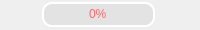
                <widget class="QFrame" name="Pause_QF">
                 <property name="minimumSize">
                  <size>
                   <width>0</width>
                   <height>30</height>
                  </size>
                 </property>
                 <property name="maximumSize">
                  <size>
                   <width>16777215</width>
                   <height>30</height>
                  </size>
                 </property>
                 <!-- <property name="frameShape">
                  <enum>QFrame::StyledPanel</enum>
                 </property> -->
                 <property name="frameShadow">
                  <enum>QFrame::Raised</enum>
                 </property>
                 <layout class="QHBoxLayout" name="horizontalLayout_4">
                  <property name="spacing">
                   <number>10</number>
                  </property>
                  <property name="leftMargin">
                   <number>0</number>
                  </property>
                  <property name="topMargin">
                   <number>0</number>
                  </property>
                  <property name="rightMargin">
                   <number>3</number>
                  </property>
                  <property name="bottomMargin">
                   <number>0</number>
                  </property>
                  <item>
                   <widget class="QPushButton" name="run_button">
                    <property name="minimumSize">
                     <size>
                      <width>0</width>
                      <height>30</height>
                     </size>
                    </property>
                    <property name="maximumSize">
                     <size>
                      <width>16777215</width>
                      <height>30</height>
                     </size>
                    </property>
                    <property name="cursor">
                     <cursorShape>PointingHandCursor</cursorShape>
                    </property>
                    <property name="mouseTracking">
                     <bool>true</bool>
                    </property>
                    <property name="styleSheet">
                     <string notr="true">QPushButton{
background-repeat: no-repeat;
background-position: center;
border: none;
}
QPushButton:hover{

}</string>
                    </property>
                    <property name="text">
                     <string/>
                    </property>
                    <property name="icon">
                     <iconset>
                      <normaloff>:/all/img/begin.png</normaloff>
                      <normalon>:/all/img/pause.png</normalon>:/all/img/begin.png</iconset>
                    </property>
                    <property name="iconSize">
                     <size>
                      <width>30</width>
                      <height>30</height>
                     </size>
                    </property>
                    <property name="checkable">
                     <bool>true</bool>
                    </property>
                    <property name="checked">
                     <bool>false</bool>
                    </property>
                   </widget>
                  </item>
                  <item>
                   <widget class="QProgressBar" name="progress_bar">
                    <property name="minimumSize">
                     <size>
                      <width>0</width>
                      <height>25</height>
                     </size>
                    </property>
                    <property name="maximumSize">
                     <size>
                      <width>16777215</width>
                      <height>25</height>
                     </size>
                    </property>
                    <property name="styleSheet">
                     <string notr="true">QProgressBar{ 
font: 600 10pt &quot;Segoe UI&quot;;
color: rgb(255, 105, 111 ); 
text-align:center; 
border:2px solid rgb(255, 255, 255);
border-radius: 10px; 
background-color: rgba(215,215,215, 0.5);
} 

QProgressBar:chunk{ 
border-radius:10px; 
background: rgb(149, 225, 211);
border-radius: 10px;
}</string>
                    </property>
                    <property name="maximum">
                     <number>1000</number>
                    </property>
                    <property name="value">
                     <number>0</number>
                    </property>
                   </widget>
                  </item>
                  <item>
                   <widget class="QPushButton" name="stop_button">
                    <property name="minimumSize">
                     <size>
                      <width>0</width>
                      <height>30</height>
                     </size>
                    </property>
                    <property name="maximumSize">
                     <size>
                      <width>16777215</width>
                      <height>30</height>
                     </size>
                    </property>
                    <property name="cursor">
                     <cursorShape>PointingHandCursor</cursorShape>
                    </property>
                    <property name="styleSheet">
                     <string notr="true">QPushButton{
background-image: url(:/all/img/stop.png);
background-repeat: no-repeat;
background-position: center;
border: none;
}

QPushButton:hover{

}</string>
                    </property>
                    <property name="text">
                     <string/>
                    </property>
                   </widget>
                  </item>
                 </layout>
                </widget>
